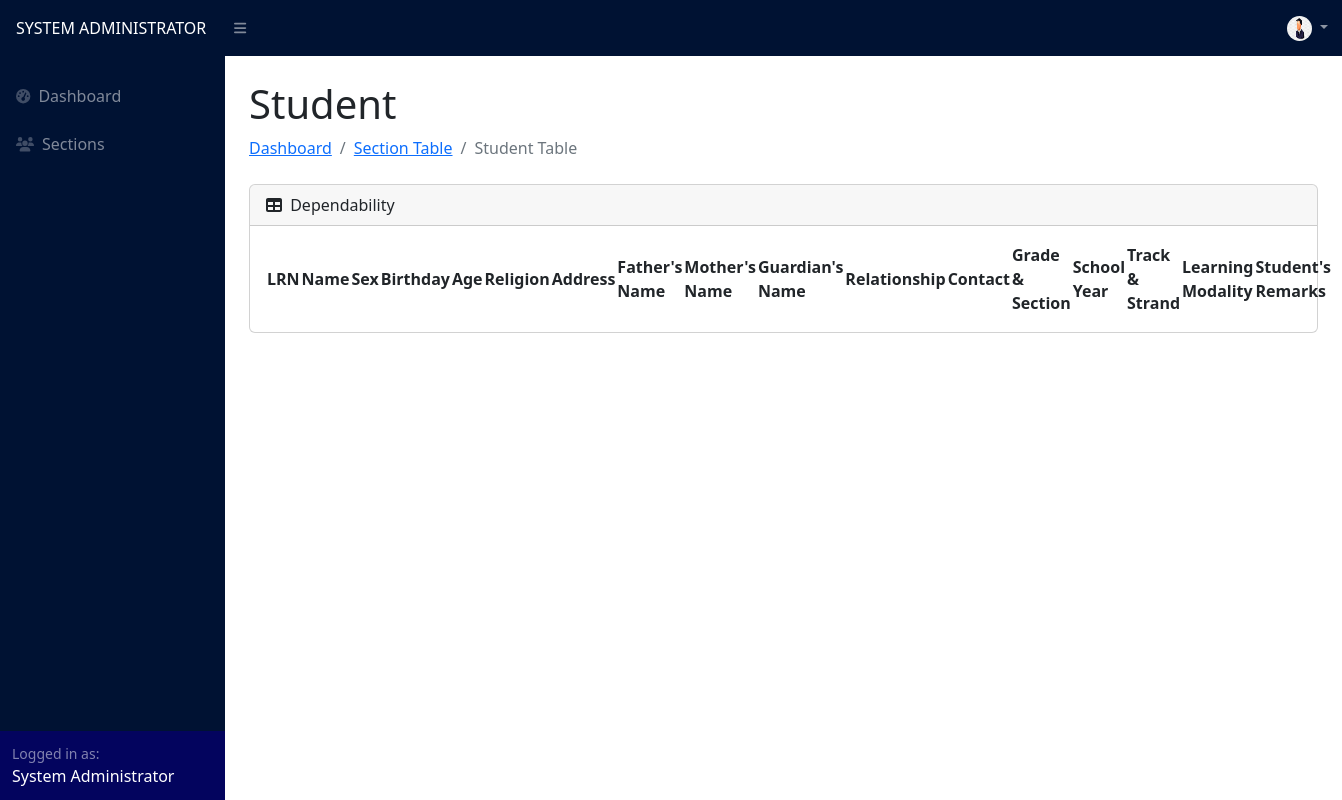
Before: /registrar/student_table.php?id=3 (signed in) with the older database file.
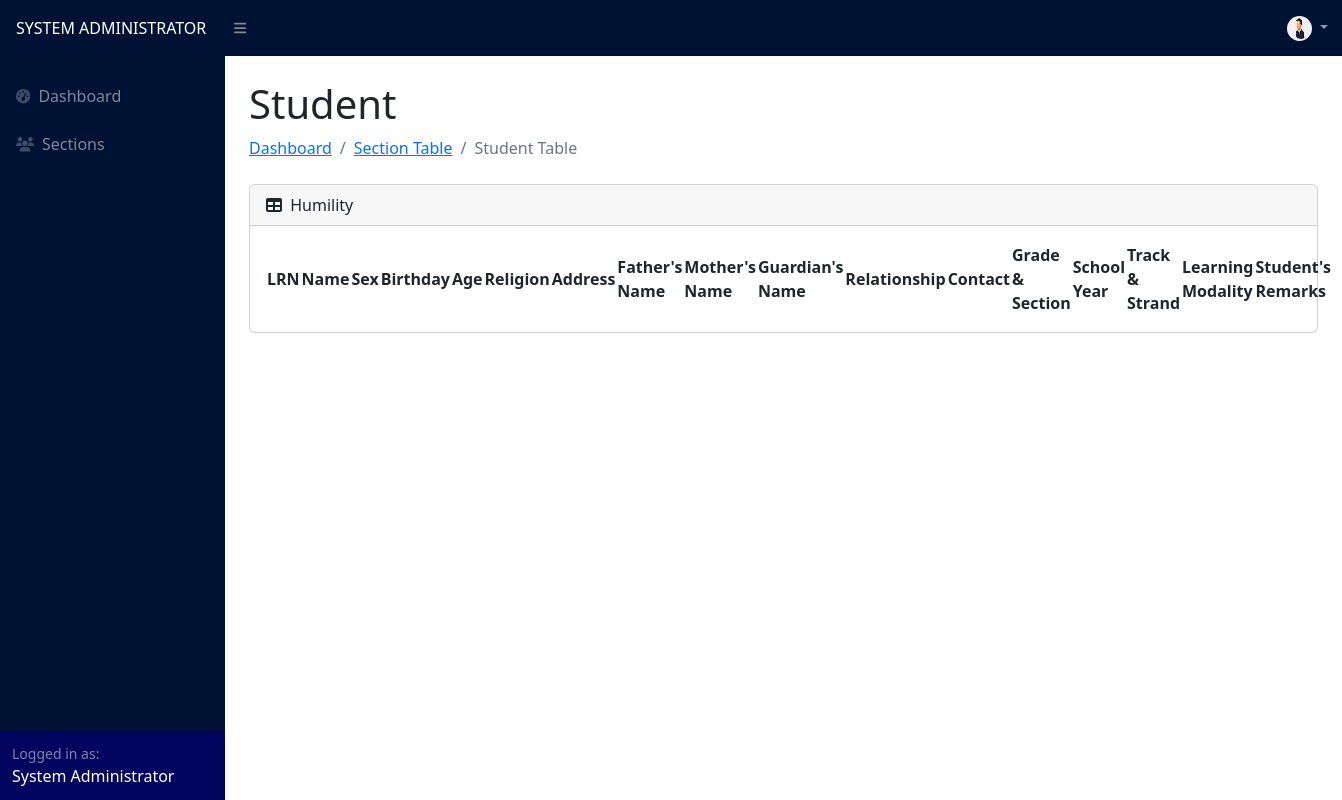
After: the same page with the newer database file.
### tables this page shows
CREATE TABLE `section` (
  `id` int(11) NOT NULL,
  `name` varchar(255) NOT NULL,
  `track` varchar(255) NOT NULL,
  `strand` varchar(255) NOT NULL,
  `grade` int(255) NOT NULL,
  `adviser_id` int(11) NOT NULL,
  `adviser` varchar(255) NOT NULL,
  `school_year_id` int(11) NOT NULL,
  `school_year` varchar(255) NOT NULL,
  `is_archived` tinyint(4) NOT NULL
);

### registrar/student_table.php (the view, shortened to what this page needs)
<?php
include("../config.php");
$sectionID = $_GET['id'];
?>
<!DOCTYPE html>
<html lang="en">
<head>
    <link href="https://cdn.jsdelivr.net/npm/simple-datatables@7.1.2/dist/style.min.css" rel="stylesheet" />
    <link href="../css/styles.css" rel="stylesheet" />
</head>
<body class="sb-nav-fixed">
    <?php include("navigation.php") ?>
    <div id="layoutSidenav_content">
        <main>
            <div class="container-fluid px-4">
                <div class="d-flex justify-content-between align-items-center mt-0">
                    <div>
                        <h1 class="mt-4">Student</h1>
                        <ol class="breadcrumb mb-4">
                            <li class="breadcrumb-item"><a href="dashboard.php">Dashboard</a></li>
                            <li class="breadcrumb-item"><a href="section_table.php">Section Table</a></li>
                            <li class="breadcrumb-item active">Student Table</li>
                        </ol>
                    </div>
                </div>
                <?php
                $section = "SELECT * FROM section WHERE id = '$sectionID'";
                $sectionResult = $conn->query($section);
                while ($sectionRow = $sectionResult->fetch_assoc()) {
                    $sectionName = $sectionRow['name'];
                ?>
                    <div class="card mb-4">
                        <div class="card-header d-flex justify-content-between align-items-center">
                            <div>
                                <i class="fas fa-table me-1"></i>
                                <?php echo $sectionName ?>
                            </div>
                        </div>
                        <div class="card-body">
                            <table id="datatablesSimple">
                                <thead>
                                    <tr>
                                        <th>LRN</th>
                                        <th>Name</th>
                                        <th>Sex</th>
                                        <th>Birthday</th>
                                        <th>Age</th>
                                        <th>Religion</th>
                                        <th>Address</th>
                                        <th>Father's Name</th>
                                        <th>Mother's Name</th>
                                        <th>Guardian's Name</th>
                                        <th>Relationship</th>
                                        <th>Contact</th>
                                        <th>Grade & Section</th>
                                        <th>School Year</th>
                                        <th>Track & Strand</th>
                                        <th>Learning Modality</th>
                                        <th>Student's Remarks</th>
                                    </tr>
                                </thead>
                            </table>
                        </div>
                    </div>
                <?php } ?>
            </div>
        </main>
    </div>
    </div>
</body>
</html>

Changed rows visible on the page:
changed section: name "Dependability" → "Humility"
